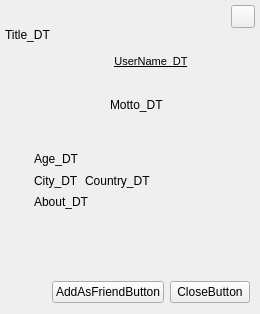
<ui version="4.0" >
 <class>ContactInfoDialogClass</class>
 <widget class="QDialog" name="ContactInfoDialogClass" >
  <property name="windowModality" >
   <enum>Qt::NonModal</enum>
  </property>
  <property name="geometry" >
   <rect>
    <x>0</x>
    <y>0</y>
    <width>256</width>
    <height>314</height>
   </rect>
  </property>
  <layout class="QVBoxLayout" name="verticalLayout_3" >
   <property name="margin" >
    <number>0</number>
   </property>
   <item>
    <widget class="QFrame" name="styledFrame" >
     <property name="frameShape" >
      <enum>QFrame::NoFrame</enum>
     </property>
     <property name="frameShadow" >
      <enum>QFrame::Plain</enum>
     </property>
     <property name="lineWidth" >
      <number>0</number>
     </property>
     <layout class="QVBoxLayout" name="verticalLayout_4" >
      <property name="spacing" >
       <number>0</number>
      </property>
      <property name="leftMargin" >
       <number>1</number>
      </property>
      <property name="topMargin" >
       <number>0</number>
      </property>
      <property name="rightMargin" >
       <number>1</number>
      </property>
      <property name="bottomMargin" >
       <number>5</number>
      </property>
      <item>
       <layout class="QHBoxLayout" name="horizontalLayout_2" >
        <property name="topMargin" >
         <number>5</number>
        </property>
        <property name="rightMargin" >
         <number>4</number>
        </property>
        <item>
         <spacer name="horizontalSpacer_4" >
          <property name="orientation" >
           <enum>Qt::Horizontal</enum>
          </property>
          <property name="sizeHint" stdset="0" >
           <size>
            <width>10</width>
            <height>5</height>
           </size>
          </property>
         </spacer>
        </item>
        <item>
         <widget class="QToolButton" name="closeToolButton" >
          <property name="focusPolicy" >
           <enum>Qt::NoFocus</enum>
          </property>
          <property name="accessibleName" >
           <string>transparentButton</string>
          </property>
          <property name="layoutDirection" >
           <enum>Qt::LeftToRight</enum>
          </property>
          <property name="popupMode" >
           <enum>QToolButton::DelayedPopup</enum>
          </property>
         </widget>
        </item>
       </layout>
      </item>
      <item>
       <widget class="QLabel" name="titleLabel" >
        <property name="text" >
         <string>Title_DT</string>
        </property>
        <property name="margin" >
         <number>6</number>
        </property>
        <property name="indent" >
         <number>4</number>
        </property>
       </widget>
      </item>
      <item>
       <widget class="QFrame" name="mainDialogFrame" >
        <property name="sizePolicy" >
         <sizepolicy vsizetype="Expanding" hsizetype="Preferred" >
          <horstretch>0</horstretch>
          <verstretch>0</verstretch>
         </sizepolicy>
        </property>
        <property name="frameShape" >
         <enum>QFrame::NoFrame</enum>
        </property>
        <property name="frameShadow" >
         <enum>QFrame::Plain</enum>
        </property>
        <property name="lineWidth" >
         <number>0</number>
        </property>
        <layout class="QVBoxLayout" name="verticalLayout_2" >
         <property name="topMargin" >
          <number>0</number>
         </property>
         <item>
          <layout class="QHBoxLayout" name="topHLayout" >
           <property name="topMargin" >
            <number>9</number>
           </property>
           <item>
            <widget class="MoodBox::ContactAvatarButton" name="contactAvatarToolButton" >
             <property name="accessibleName" >
              <string>transparentButton</string>
             </property>
             <property name="iconSize" >
              <size>
               <width>74</width>
               <height>74</height>
              </size>
             </property>
             <property name="autoRaise" >
              <bool>true</bool>
             </property>
            </widget>
           </item>
           <item>
            <spacer name="horizontalSpacer_2" >
             <property name="orientation" >
              <enum>Qt::Horizontal</enum>
             </property>
             <property name="sizeType" >
              <enum>QSizePolicy::Fixed</enum>
             </property>
             <property name="sizeHint" stdset="0" >
              <size>
               <width>10</width>
               <height>20</height>
              </size>
             </property>
            </spacer>
           </item>
           <item>
            <layout class="QVBoxLayout" name="verticalLayout" >
             <item>
              <layout class="QHBoxLayout" name="horizontalLayout" >
               <item>
                <widget class="QPushButton" name="nameLinkButton" >
                 <property name="font" >
                  <font>
                   <family>MS Shell Dlg 2</family>
                   <pointsize>8</pointsize>
                   <weight>50</weight>
                   <italic>false</italic>
                   <bold>false</bold>
                   <underline>true</underline>
                   <strikeout>false</strikeout>
                  </font>
                 </property>
                 <property name="cursor" >
                  <cursorShape>PointingHandCursor</cursorShape>
                 </property>
                 <property name="accessibleName" >
                  <string>blueButton14</string>
                 </property>
                 <property name="text" >
                  <string>UserName_DT</string>
                 </property>
                 <property name="flat" >
                  <bool>true</bool>
                 </property>
                </widget>
               </item>
               <item>
                <spacer name="horizontalSpacer" >
                 <property name="orientation" >
                  <enum>Qt::Horizontal</enum>
                 </property>
                 <property name="sizeHint" stdset="0" >
                  <size>
                   <width>40</width>
                   <height>10</height>
                  </size>
                 </property>
                </spacer>
               </item>
              </layout>
             </item>
             <item>
              <widget class="QLabel" name="mottoLabel" >
               <property name="sizePolicy" >
                <sizepolicy vsizetype="Preferred" hsizetype="MinimumExpanding" >
                 <horstretch>0</horstretch>
                 <verstretch>0</verstretch>
                </sizepolicy>
               </property>
               <property name="minimumSize" >
                <size>
                 <width>0</width>
                 <height>30</height>
                </size>
               </property>
               <property name="frameShape" >
                <enum>QFrame::NoFrame</enum>
               </property>
               <property name="lineWidth" >
                <number>0</number>
               </property>
               <property name="text" >
                <string>Motto_DT</string>
               </property>
               <property name="wordWrap" >
                <bool>true</bool>
               </property>
              </widget>
             </item>
            </layout>
           </item>
          </layout>
         </item>
         <item>
          <spacer name="verticalSpacer" >
           <property name="orientation" >
            <enum>Qt::Vertical</enum>
           </property>
           <property name="sizeType" >
            <enum>QSizePolicy::Fixed</enum>
           </property>
           <property name="sizeHint" stdset="0" >
            <size>
             <width>236</width>
             <height>13</height>
            </size>
           </property>
          </spacer>
         </item>
         <item>
          <layout class="QGridLayout" name="infoGLayout" >
           <property name="bottomMargin" >
            <number>5</number>
           </property>
           <item row="0" column="0" >
            <widget class="QLabel" name="genderIcoLabel" >
             <property name="minimumSize" >
              <size>
               <width>16</width>
               <height>16</height>
              </size>
             </property>
             <property name="maximumSize" >
              <size>
               <width>16</width>
               <height>16</height>
              </size>
             </property>
             <property name="alignment" >
              <set>Qt::AlignCenter|Qt::AlignHCenter|Qt::AlignLeading|Qt::AlignLeft|Qt::AlignVCenter</set>
             </property>
            </widget>
           </item>
           <item row="1" column="1" colspan="2" >
            <layout class="QHBoxLayout" name="horizontalLayout_3" >
             <item>
              <widget class="QLabel" name="cityLabel" >
               <property name="text" >
                <string>City_DT</string>
               </property>
              </widget>
             </item>
             <item>
              <widget class="QLabel" name="countryLabel" >
               <property name="text" >
                <string>Country_DT</string>
               </property>
              </widget>
             </item>
             <item>
              <spacer name="horizontalSpacer_5" >
               <property name="orientation" >
                <enum>Qt::Horizontal</enum>
               </property>
               <property name="sizeHint" stdset="0" >
                <size>
                 <width>0</width>
                 <height>16</height>
                </size>
               </property>
              </spacer>
             </item>
            </layout>
           </item>
           <item row="2" column="1" >
            <widget class="QLabel" name="aboutLabel" >
             <property name="sizePolicy" >
              <sizepolicy vsizetype="Preferred" hsizetype="MinimumExpanding" >
               <horstretch>0</horstretch>
               <verstretch>0</verstretch>
              </sizepolicy>
             </property>
             <property name="frameShape" >
              <enum>QFrame::NoFrame</enum>
             </property>
             <property name="lineWidth" >
              <number>0</number>
             </property>
             <property name="text" >
              <string>About_DT</string>
             </property>
             <property name="wordWrap" >
              <bool>true</bool>
             </property>
            </widget>
           </item>
           <item row="0" column="1" colspan="2" >
            <widget class="QLabel" name="ageLabel" >
             <property name="text" >
              <string>Age_DT</string>
             </property>
            </widget>
           </item>
          </layout>
         </item>
         <item>
          <spacer name="verticalSpacer_2" >
           <property name="orientation" >
            <enum>Qt::Vertical</enum>
           </property>
           <property name="sizeHint" stdset="0" >
            <size>
             <width>20</width>
             <height>0</height>
            </size>
           </property>
          </spacer>
         </item>
        </layout>
       </widget>
      </item>
      <item>
       <layout class="QHBoxLayout" name="closeHLayout" >
        <property name="topMargin" >
         <number>9</number>
        </property>
        <property name="rightMargin" >
         <number>9</number>
        </property>
        <property name="bottomMargin" >
         <number>6</number>
        </property>
        <item>
         <spacer name="horizontalSpacer_3" >
          <property name="orientation" >
           <enum>Qt::Horizontal</enum>
          </property>
          <property name="sizeHint" stdset="0" >
           <size>
            <width>40</width>
            <height>20</height>
           </size>
          </property>
         </spacer>
        </item>
        <item>
         <widget class="QPushButton" name="addAsFriendButton" >
          <property name="accessibleName" >
           <string>rectButton</string>
          </property>
          <property name="text" >
           <string>AddAsFriendButton</string>
          </property>
         </widget>
        </item>
        <item>
         <widget class="QPushButton" name="closeButton" >
          <property name="accessibleName" >
           <string>rectButton</string>
          </property>
          <property name="text" >
           <string>CloseButton</string>
          </property>
         </widget>
        </item>
       </layout>
      </item>
     </layout>
    </widget>
   </item>
  </layout>
 </widget>
 <layoutdefault spacing="6" margin="11" />
 <customwidgets>
  <customwidget>
   <class>MoodBox::ContactAvatarButton</class>
   <extends>QToolButton</extends>
   <header>contactavatarbutton.h</header>
  </customwidget>
 </customwidgets>
 <tabstops>
  <tabstop>closeButton</tabstop>
  <tabstop>contactAvatarToolButton</tabstop>
 </tabstops>
 <resources/>
 <connections/>
</ui>
